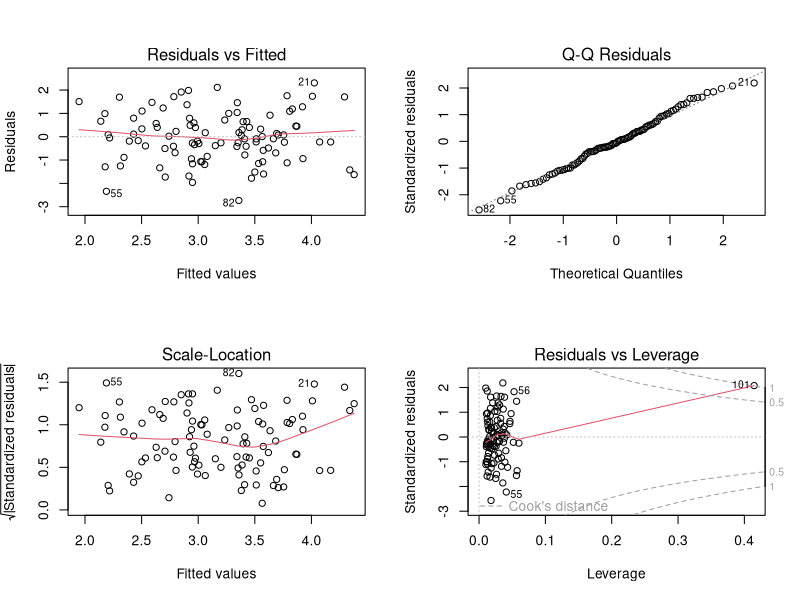
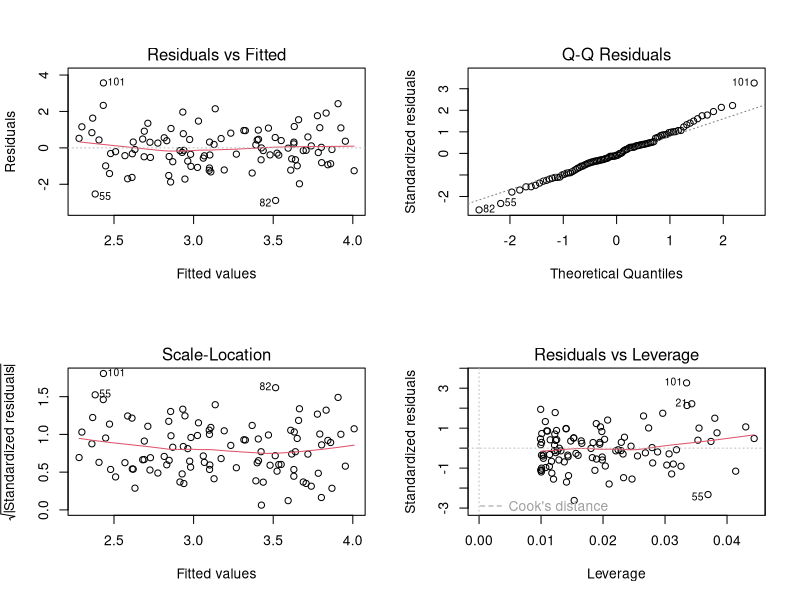
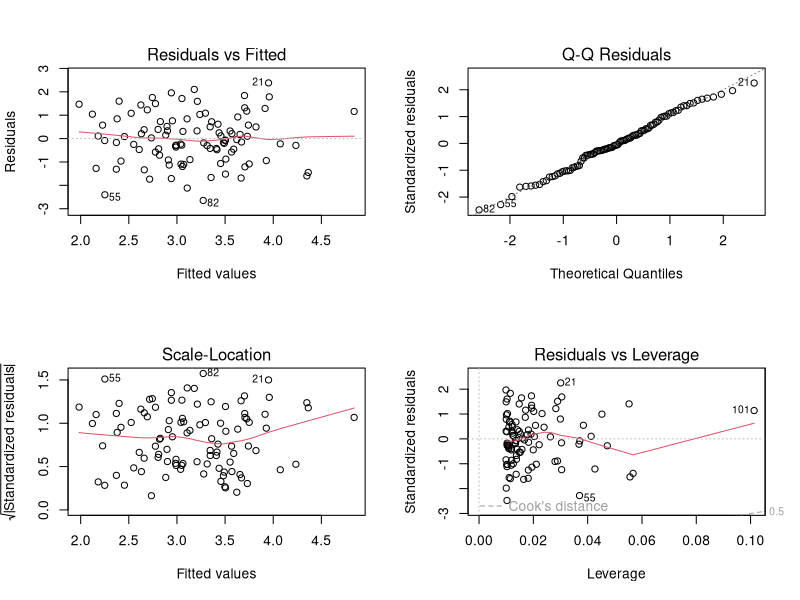

The R script that drew these images, in order:
# Exercise 3.14(g) - Scatter plots for the given linear models

set.seed(1)
x1 <- runif(100)
x2 <- 0.5 * x1 + rnorm(100) / 10
y <- 2 + 2 * x1 + 0.3 * x2 + rnorm(100)

x1 <- c(x1, 0.1)
x2 <- c(x2, 0.8)
y <- c(y, 6)

pdf("ex3_14_g_i.pdf")
par(mfrow = c(2, 2))
lmc <- lm(y ~ x1 + x2)
plot(lmc)

pdf("ex3_14_g_ii.pdf")
par(mfrow = c(2, 2))
lmd <- lm(y ~ x1)
plot(lmd)

pdf("ex3_14_g_iii.pdf")
par(mfrow = c(2, 2))
lme <- lm(y ~ x2)
plot(lme)
